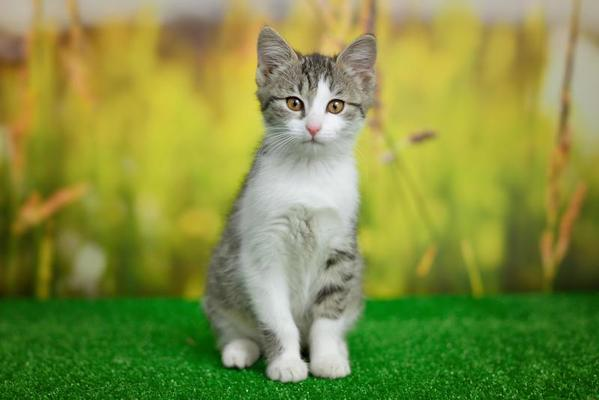
//> input picture Testing_images/cat.jpg, 599 x 400 px
$ ./k-means_clustering ../Testing_images/cat.jpg   (built with g++ and OpenCV 4)
//> lines starting //> are read from the running program, lines starting //| are printed output that depends on the picture
#include <iostream>
#include <opencv2/opencv.hpp>

using namespace std;
using namespace cv;

int main(int argc, char **argv) {
    // Check if the user provided an image input argument
    if (argc < 2) {
        cerr << "Usage: " << argv[0] << " <image_input>" << endl; // If not, show usage message
        return -1;
    }

    // Load the image
    Mat orig = imread(argv[1]);  // Read the image file provided as an argument
//> orig is the input picture: 400 rows x 599 cols, CV_8UC3; mean B, G, R 66, 142.6, 129.7
    if (orig.empty()) {  // If the image is not loaded successfully, exit
        cerr << "Error: Unable to load image " << argv[1] << endl;
        return -1;
    }

    // Preprocessing step: Apply Gaussian Blur to reduce noise and smooth the image
    Mat blurred;
    GaussianBlur(orig, blurred, Size(5, 5), 2.0);  // Kernel size = 5x5, standard deviation = 2.0

    // Convert the image to a set of points (for K-means clustering)
    Mat data;
    blurred.convertTo(data, CV_32F);  // Convert the image to a 32-bit floating point matrix
    data = data.reshape(1, data.total()); // Reshape to a 2D matrix (Nx3) for K-means (flatten image)

    // Apply K-means clustering algorithm
    int K = 4;  // Number of clusters (adjustable based on the use case)
    Mat labels, centers;
    // K-means algorithm to segment the image into K clusters
    kmeans(data, K, labels, TermCriteria(TermCriteria::EPS + TermCriteria::MAX_ITER, 10, 1.0), 3, KMEANS_PP_CENTERS, centers);
//> centers = [[164.1, 180.6, 180.9], [16.7, 98.64, 36.51], [62.62, 172.5, 181.7], [55.67, 122, 127.2]]

    // Reconstruct the segmented image using the cluster centers
    Mat segmented = Mat::zeros(orig.size(), orig.type()); // Initialize the segmented image with zeros
    // For each pixel, assign it the color of its cluster center
    for (int i = 0; i < data.rows; i++) {
        int cluster_idx = labels.at<int>(i);  // Get the cluster index for the pixel
        // Assign the pixel the corresponding color (cluster center)
        segmented.at<Vec3b>(i / orig.cols, i % orig.cols) = centers.at<Vec3f>(cluster_idx);
    }
//> this loop made 239600 passes
//> cluster_idx on passes 1 to 3: 0, 0, 0
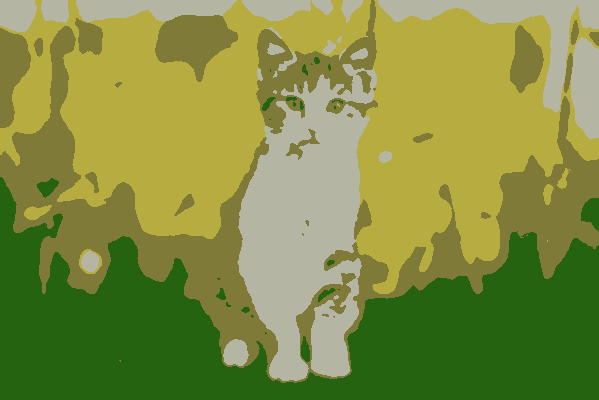
//> segmented: 400 rows x 599 cols, CV_8UC3; mean B, G, R 66.3, 142.6, 129.9

    // Display the original and segmented images
    imshow("Original", orig);  // Show the original image
    imshow("Segmented", segmented);  // Show the segmented image
    waitKey(0);  // Wait for a key press to close the images

    // Save the segmented result to an output file
    imwrite("segmented_result.png", segmented);  // Save the segmented image to disk

    return 0;  // Exit the program successfully
}
